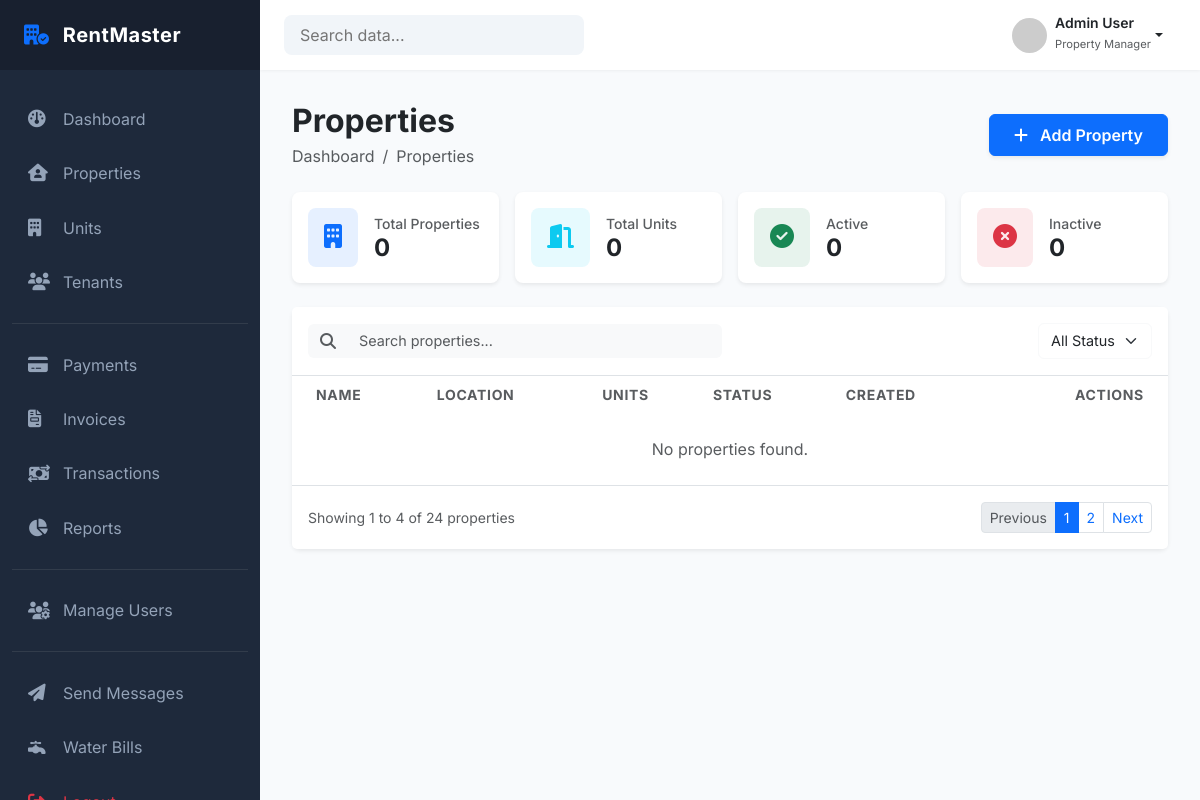
Page /properties/ (signed in) on the earlier database version.
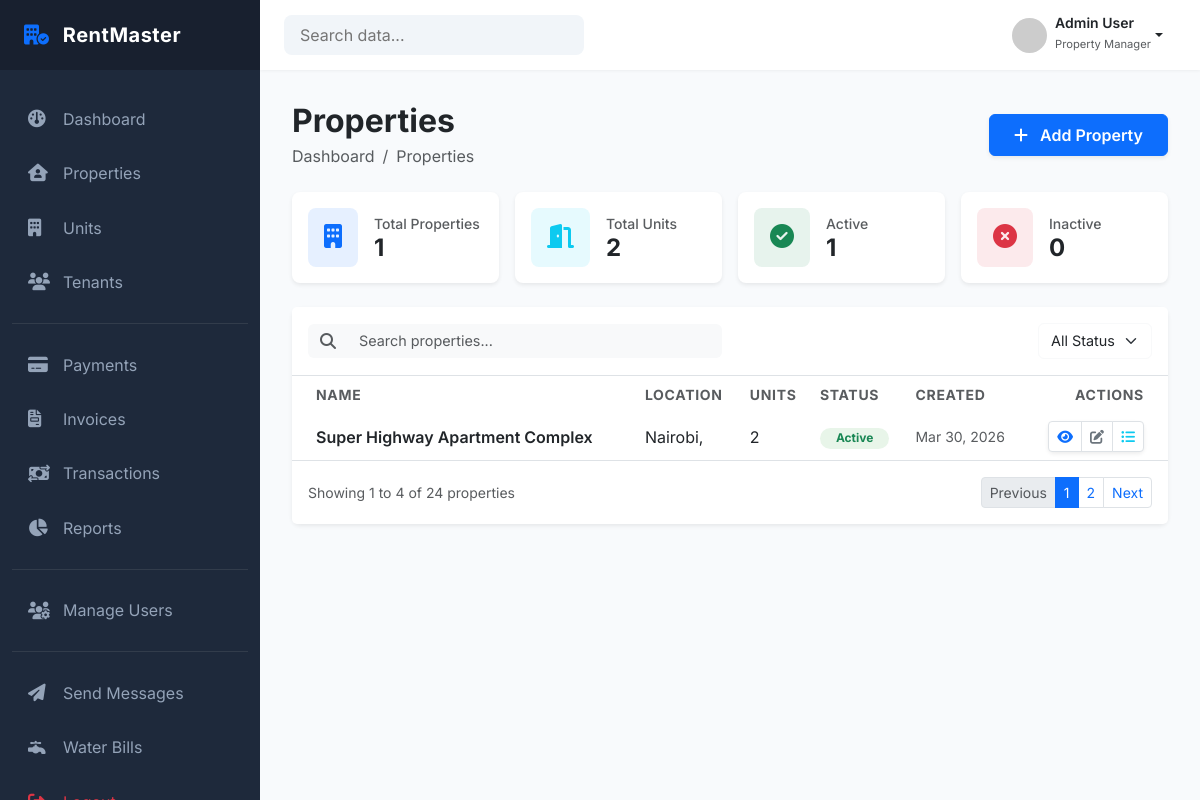
Same page on the later database version.
### properties/models.py (models this page shows, shortened)
class Property(models.Model):
    landlord = models.ForeignKey(
        settings.AUTH_USER_MODEL,
        on_delete=models.PROTECT,
        related_name="properties",
        limit_choices_to={"role": "LANDLORD"}
    )
    name = models.CharField(max_length=150)
    description = models.TextField(blank=True)
    address_line_1 = models.CharField(max_length=250)
    address_line_2 = models.CharField(max_length=255, blank=True)
    city = models.CharField(max_length=100)
    county = models.CharField(max_length=100, blank=True)
    postal_code = models.CharField(max_length=20, blank=True)
    is_active = models.BooleanField(default=True)
    created_at = models.DateTimeField(auto_now_add=True)
    updated_at = models.DateTimeField(auto_now=True)
    class Meta:
        constraints = [
            UniqueConstraint(
                fields=["landlord", "name"],
                name="unique_property_name_per_landlord"
            )
        ]
        ordering = ["-created_at"]

### properties/views.py (the view)
# urls.py: path('', property_list, name='property_list'),
@login_required
def property_list(request):
    properties = get_properties_for_user(request.user)
    stats = get_property_stats(request.user)
    context = {
        'properties': properties,
        'stats': stats,
    }
    return render(request, 'properties/property_list.html', context)

### properties/services/property_service.py (called while the page is built)
def get_properties_for_user(user):
    return Property.objects.filter(landlord=user).order_by('-created_at')

def get_property_stats(user):
    properties = Property.objects.filter(landlord=user)
    total_properties = properties.count()
    active_properties = properties.filter(is_active=True).count()
    inactive_properties = properties.filter(is_active=False).count()
    total_units = sum([p.units.count() for p in properties])
    return {
        "total": total_properties,
        "active": active_properties,
        "inactive": inactive_properties,
        "units": total_units,
    }

### templates/properties/property_list.html (shortened to what the changed rows need)
{% extends 'dashboard/base_dashboard.html' %}
{% load static %}
{% block extra_css %}
<link rel="stylesheet" href="{% static 'properties/css/property_list.css' %}">
{% endblock %}
{% block content %}
<div class="container-fluid p-0">
  <div class="d-flex justify-content-between align-items-center mb-4">
    <div>
      <h2 class="fw-bold mb-1">Properties</h2>
    </div>
  </div>
  <div class="row row-cols-1 row-cols-md-2 row-cols-lg-4 g-3 mb-4">
    <div class="col">
      <div class="card border-0 shadow-sm rounded-3 h-100">
        <div class="card-body d-flex align-items-center p-3">
          <div>
            <p class="text-muted small fw-medium mb-0">Total Properties</p>
            <h4 class="fw-bold mb-0">{{ stats.total }}</h4>
          </div>
        </div>
      </div>
    </div>
    <div class="col">
      <div class="card border-0 shadow-sm rounded-3 h-100">
        <div class="card-body d-flex align-items-center p-3">
          <div>
            <p class="text-muted small fw-medium mb-0">Total Units</p>
            <h4 class="fw-bold mb-0">{{ stats.units }}</h4>
          </div>
        </div>
      </div>
    </div>
    <div class="col">
      <div class="card border-0 shadow-sm rounded-3 h-100">
        <div class="card-body d-flex align-items-center p-3">
          <div>
            <p class="text-muted small fw-medium mb-0">Active</p>
            <h4 class="fw-bold mb-0">{{ stats.active }}</h4>
          </div>
        </div>
      </div>
    </div>
  </div>
  <div class="card border-0 shadow-sm rounded-3">
    <div class="table-responsive">
      <table class="table table-hover align-middle mb-0">
        <thead class="bg-light">
          <tr>
            <th class="ps-4 border-0 text-muted small text-uppercase fw-bold">
              Name
            </th>
            <th class="border-0 text-muted small text-uppercase fw-bold">
              Location
            </th>
            <th class="border-0 text-muted small text-uppercase fw-bold">
              Units
            </th>
            <th class="border-0 text-muted small text-uppercase fw-bold">
              Status
            </th>
            <th class="border-0 text-muted small text-uppercase fw-bold">
              Created
            </th>
            <th
              class="pe-4 border-0 text-muted small text-uppercase fw-bold text-end"
            >
              Actions
            </th>
          </tr>
        </thead>
        <tbody class="border-top-0">
          {% for property in properties %}
          <tr>
            <td class="ps-4 fw-semibold text-dark">
              {{ property.name }}
            </td>
            <td>
              {{ property.city }}, {{ property.country }}
            </td>
            <td>
              {{ property.units.count }}
            </td>
            <td>
              {% if property.is_active %}
                <span class="badge rounded-pill bg-success-subtle text-success px-3">
                  Active
                </span>
              {% else %}
                <span class="badge rounded-pill bg-danger-subtle text-danger px-3">
                  Inactive
                </span>
              {% endif %}
            </td>
            <td class="text-muted small">
              {{ property.created_at|date:"M d, Y" }}
            </td>
            <td class="pe-4 text-end">
              <div class="btn-group shadow-sm">
                <a href="#" class="btn btn-sm btn-white border text-primary" title="View">
                  <i class="fa-solid fa-eye"></i>
                </a>
                <a href="#" class="btn btn-sm btn-white border text-secondary" title="Edit">
                  <i class="fa-solid fa-pen-to-square"></i>
                </a>
                <a href="{% url 'property_units' property.id %}" class="btn btn-sm btn-white border text-info" title="Units">
                  <i class="fa-solid fa-list-ul"></i>
                </a>
              </div>
            </td>
          </tr>
          {% empty %}
          <tr>
            <td colspan="6" class="text-center text-muted py-4">
              No properties found.
            </td>
          </tr>
          {% endfor %}
        </tbody>
      </table>
    </div>
  </div>
</div>
{% endblock %}

Differences in the rows shown:
added Property: name "Super Highway Apartment Complex", city "Nairobi", units.count "2", is_active "Active", created_at "Mar 30, 2026"
Other differences:
{{ stats.total }}: "0" → "1"
{{ stats.units }}: "0" → "2"
{{ stats.active }}: "0" → "1"
text no longer shown: "No properties found."
